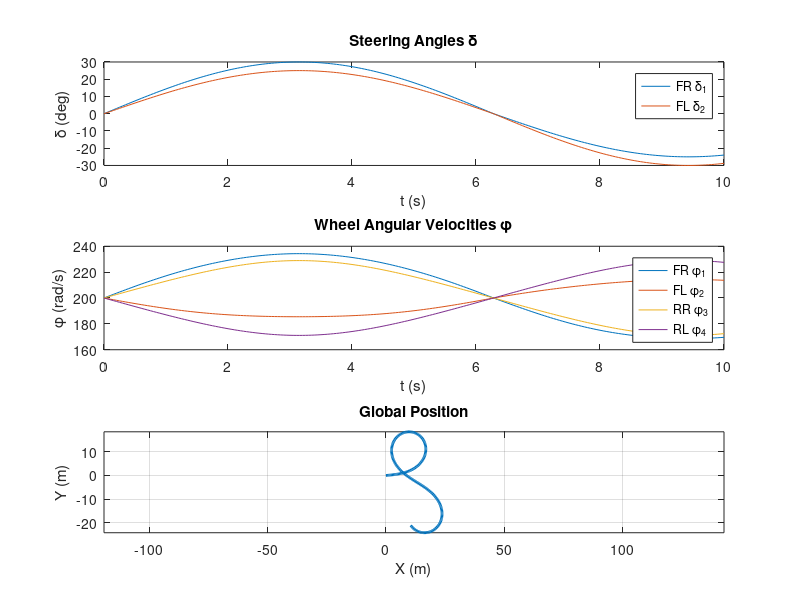
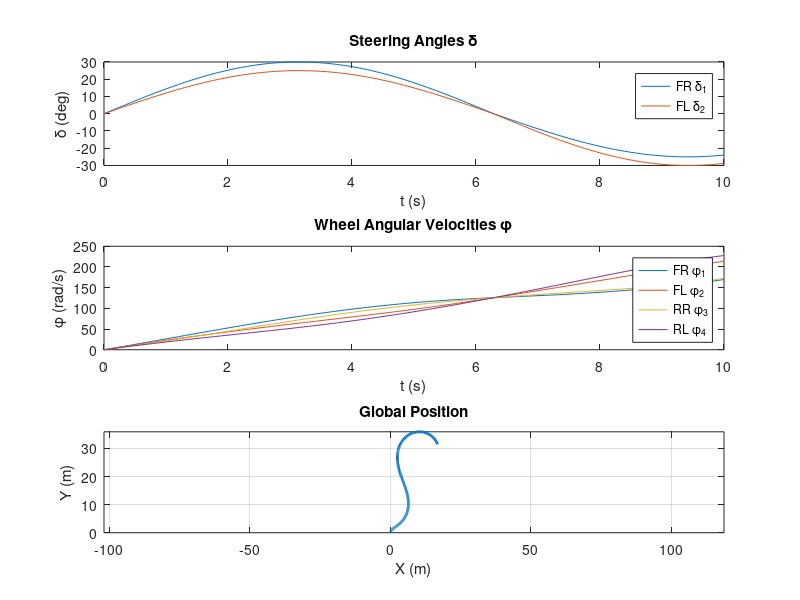

MATLAB code for these plots, in order:
% Aidan Fitzpatrick ROB-GY 7863 AMR Project 
% 4-Wheeled Anti-Ackermann (RWD) Drive ~ Kinematic Model Validation

% (Fiding the relation between the wheels’ velocities to the local frame (robot’s frame) and the global frame)
 
%%
% STATIC Vx************************************************************
 
clc
clear all
close all

% Vehicle geometry (based on real f1 car specifications)
l = 3.6/2; % half wheelbase (m)
b = 2.0/2; % half trackwidth (m)
rw = 0.05; % wheel radius (m)
L = 2*l; % full wheelbase (for use later in calculating omega

% Wheel coordinates consensus (x = forward / y = left) @ COG/COM of car
x = [ +l; +l; -l; -l]; % FR=1 FL=2 RR=3 RL-4
y = [ -b; +b; -b; +b]; % FR=1 FL=2 RR=3 RL-4

% Time
dt = 0.05; % timestep (1/20 s)
t = 0:dt:10; % time vector (10s)

% Vc (STATIC)
Vx = 10.0; % forward velo m/s
Vy = 1.0; % lateral evlo


delta1 = zeros(size(t)); % front right
delta2 = zeros(size(t)); % front left
delta3 = zeros(size(t)); % rear right
delta4 = zeros(size(t)); % rear left




% The 'outermost' wheel > innermost for anti-ackermann, use 1.2x factor

base_angle = deg2rad(25) * sin(0.5 * t); % steering profile = simple sinusoidal pattern

for k = 1:length(t)
    if base_angle(k) >= 0  % left
        delta2(k) = base_angle(k); % left = inside
        delta1(k) = 1.2*base_angle(k); % right = outside
    else  % right
        delta1(k) = base_angle(k); % right = inside
        delta2(k) = 1.2*base_angle(k); % left = outside
    end
end






phi = zeros(4, numel(t)); 
vw  = zeros(4, numel(t)); 
X   = zeros(1, numel(t));
Y   = zeros(1, numel(t));
Theta = zeros(1, numel(t));
X(1) = 0;
Y(1) = 0;
Theta(1) = 0;




for k = 1:numel(t)
    delta = [delta1(k); delta2(k); delta3(k); delta4(k)];

    % Compute yaw rate from steering (Ackermann/Bicycle mode)
    delta_eq = 0.5*(delta1(k) + delta2(k)); % equivalent steering angle = avg
    omega = (Vx/L)*tan(delta_eq);

    Vc = [Vx; Vy; omega];

    % Recalculate Jacobian
    J = zeros(4,3);
    for i = 1:4
        J(i,1) = cos(delta(i));
        J(i,2) = sin(delta(i));
        J(i,3) = -y(i)*cos(delta(i)) + x(i)*sin(delta(i));
    end

    vw(:,k)  = J*Vc;          
    phi(:,k) = (1/rw)*vw(:,k); 


    
    
    if k < numel(t)
        R = [cos(Theta(k)) -sin(Theta(k)) 0;
             sin(Theta(k)) cos(Theta(k)) 0;
             0 0 1];
        Vg = R * Vc; % V_global

        X(k+1) = X(k) + Vg(1)*dt;
        Y(k+1) = Y(k) + Vg(2)*dt;
        Theta(k+1) = Theta(k) + Vg(3)*dt;
    end
end












figure;
subplot(3,1,1);
plot(t, rad2deg([delta1; delta2]));
ylabel('\delta (deg)');
xlabel('t (s)');
title('Steering Angles \delta');
legend('FR \delta_{1}','FL \delta_{2}');

subplot(3,1,2);
plot(t, phi);
ylabel('\phi (rad/s)');
xlabel('t (s)');
legend('FR \phi_{1}','FL \phi_{2}','RR \phi_{3}','RL \phi_{4}');
title('Wheel Angular Velocities \phi');

subplot(3,1,3);
plot(X, Y, 'LineWidth', 2);
xlabel('X (m)');
ylabel('Y (m)');
title('Global Position');
axis equal; grid on;

 
%%
% INCREASING Vx***********************************************************

clc
clear all
close all

% Vehicle geometry (based on real f1 car specifications)
l = 3.6/2; % half wheelbase (m)
b = 2.0/2; % half trackwidth
rw = 0.05; % wheel radius
L = 2*l; % full wheelbase (for use later in calculating omega




x = [ +l; +l; -l; -l ]; % FR=1 FL=2 RR=3 RL-4
y = [ -b; +b; -b; +b ]; % FR=1 FL=2 RR=3 RL-4

dt = 0.05; % timestep (1/20)
t = 0:dt:10; % time vector (10s)




% Vc input now increasing over time
Vx = linspace(0,10,numel(t)); % forward velocity (m/s)
Vy = 1.0; % lateral velocity





delta1 = zeros(size(t)); % front right
delta2 = zeros(size(t));  % front left
delta3 = zeros(size(t)); % rear right fixed
delta4 = zeros(size(t)); % rear left fixed

% The 'outermost' wheel > innermost for anti-ackermann, I use 1.2x factor



base_angle = deg2rad(25) * sin(0.5 * t);% steering simple sinusoidal pattern

for k = 1:length(t)
    if base_angle(k) >= 0  % left
        delta2(k) = base_angle(k); % left = inside
        delta1(k) = 1.2*base_angle(k); % right = outside
    else% right
        delta1(k) = base_angle(k); % right = inside
        delta2(k) = 1.2*base_angle(k); % left = outside
    end
end

phi = zeros(4, numel(t)); 
vw  = zeros(4, numel(t)); 

X   = zeros(1, numel(t)); 
Y   = zeros(1, numel(t)); 
Theta = zeros(1, numel(t));
X(1) = 0;
Y(1) = 0;
Theta(1) = 0;

for k = 1:numel(t)
    delta = [delta1(k); delta2(k); delta3(k); delta4(k)];

    % Compute yaw rate from steering (Ackermann/Bicycle model)
    delta_eq = 0.5*(delta1(k) + delta2(k)); % equivalent steering angle = average
    omega = (Vx(k)/L)*tan(delta_eq);

    Vc = [Vx(k); Vy; omega];

    J = zeros(4,3);
    for i = 1:4
        J(i,1) = cos(delta(i));
        J(i,2) = sin(delta(i));
        J(i,3) = -y(i)*cos(delta(i)) + x(i)*sin(delta(i));
    end

    vw(:,k)  = J * Vc;          
    phi(:,k) = (1/rw) * vw(:,k); 

    if k < numel(t)
        R = [cos(Theta(k)) -sin(Theta(k)) 0;
             sin(Theta(k)) cos(Theta(k)) 0;
             0 0 1];
        Vg = R * Vc; % V_global

        X(k+1) = X(k) + Vg(1)*dt;
        Y(k+1) = Y(k) + Vg(2)*dt;
        Theta(k+1) = Theta(k) + Vg(3)*dt;
    end
end












figure;
subplot(3,1,1);
plot(t, rad2deg([delta1; delta2]));
ylabel('\delta (deg)');
xlabel('t (s)');
title('Steering Angles \delta');
legend('FR \delta_{1}','FL \delta_{2}');

subplot(3,1,2);
plot(t, phi);
ylabel('\phi (rad/s)');
xlabel('t (s)');
legend('FR \phi_{1}','FL \phi_{2}','RR \phi_{3}','RL \phi_{4}');
title('Wheel Angular Velocities \phi');

subplot(3,1,3);
plot(X, Y, 'LineWidth', 2);
xlabel('X (m)');
ylabel('Y (m)');
title('Global Position');
axis equal; grid on;